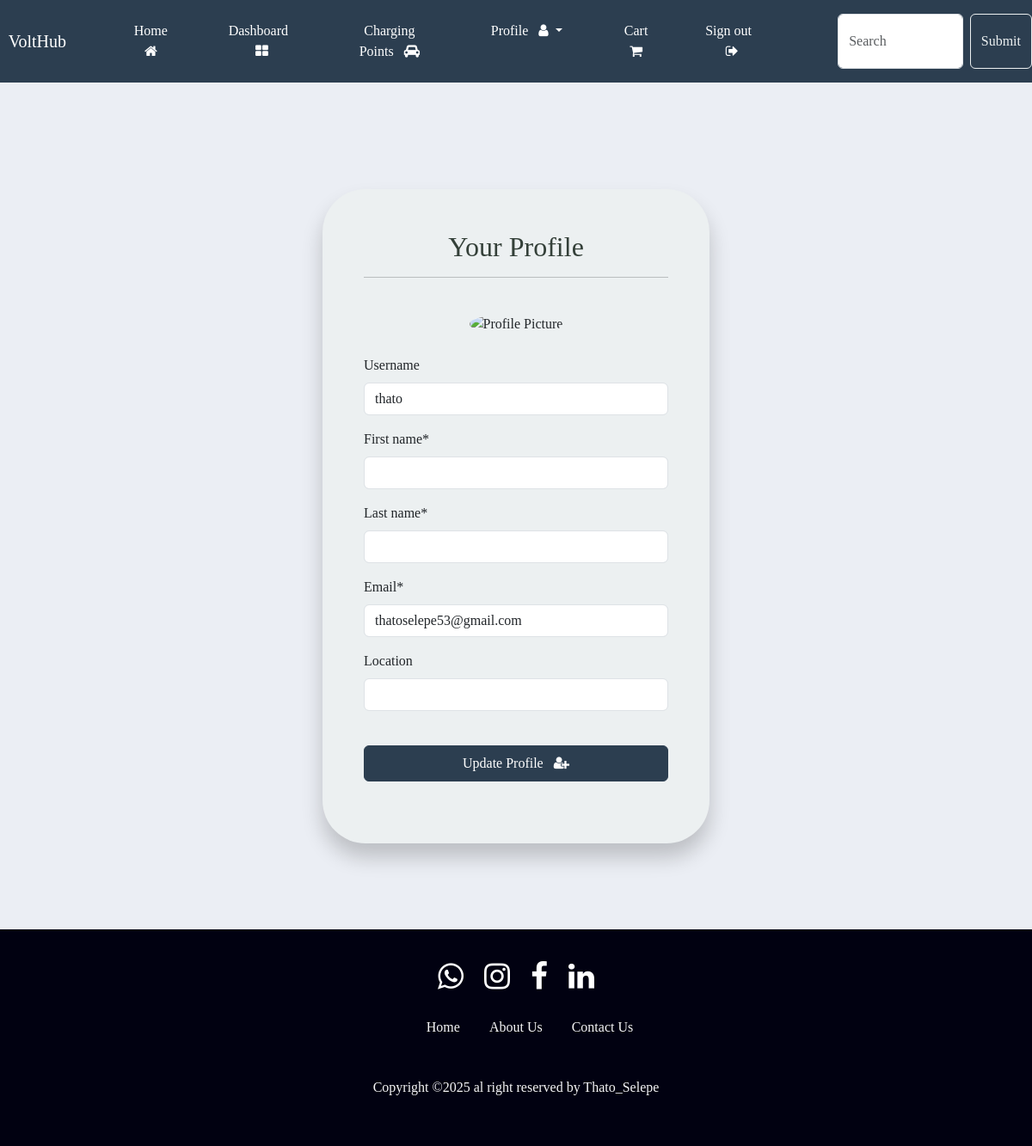
The page /profile (signed in) on the database as committed earlier.
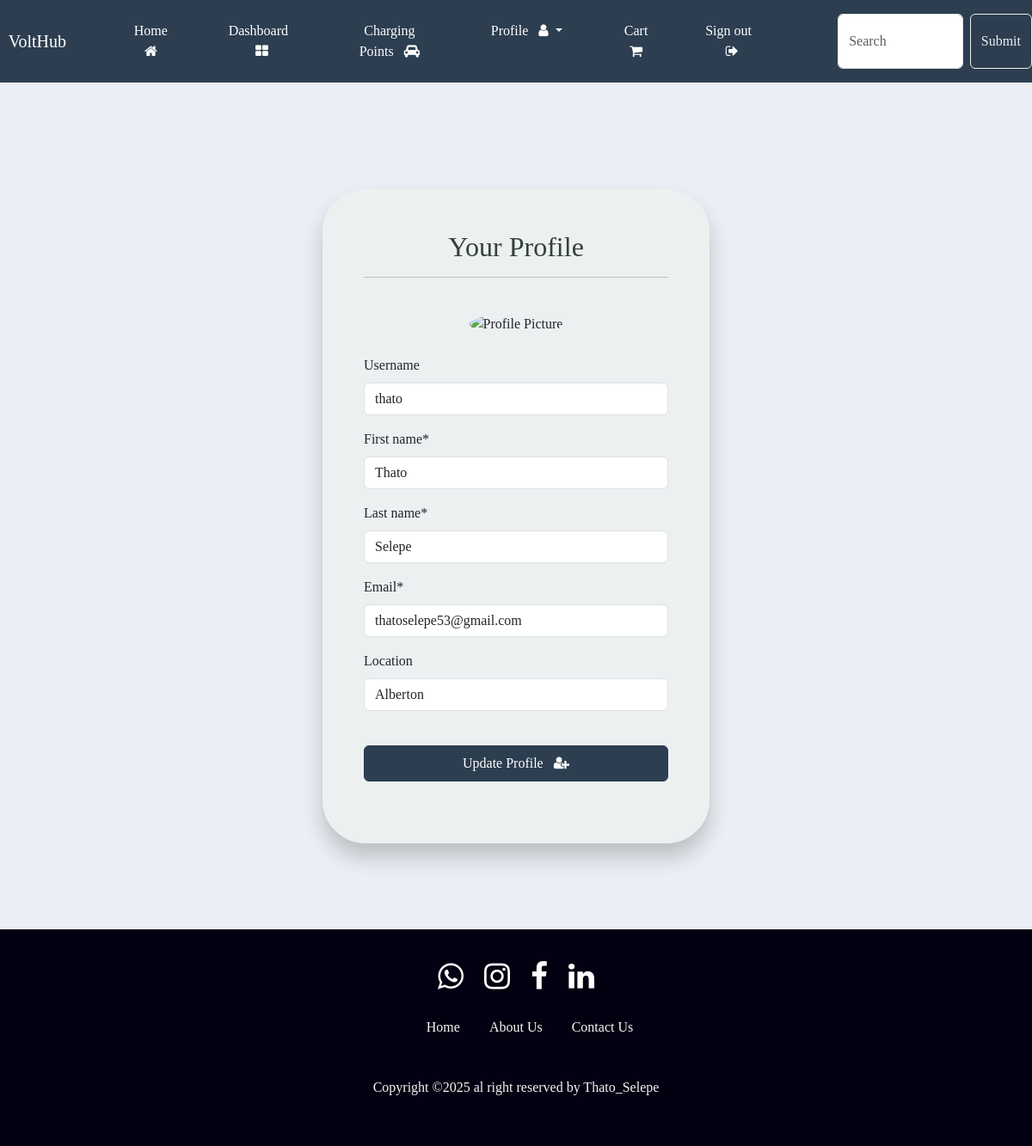
The same page on the database as committed later.
### charging_station/models.py (models this page shows, shortened)
class Profile(models.Model):
    username = models.CharField(max_length=50, unique=True, null=True, blank=True)
    first_name = models.CharField(max_length=50)
    last_name = models.CharField(max_length=50)
    email = models.EmailField(max_length=100, unique=True, blank=False)
    location = models.CharField(max_length=150, null=True, blank=True)
    profile_picture = models.ImageField(upload_to='profile_pictures/', null=True, blank=True)

### VoltHub/views.py (the view)
# urls.py: path('profile', views.profile, name="profile"),
@login_required(login_url='login')
def profile(request):
    try:
        user_profile = Profile.objects.get(username=request.user.username)
    except Profile.DoesNotExist:
        user_profile = Profile.objects.create(
            username=request.user.username,
            first_name=request.user.first_name,
            last_name=request.user.last_name,
            email=request.user.email
        )
    if request.method == 'POST':
        form = ProfileForm(request.POST, instance=user_profile)
        if form.is_valid():
            form.save()
            return redirect('profile')
    else:
        form = ProfileForm(instance=user_profile)
    context = {'form': form}
    return render(request, 'VoltHub/profile.html', context)

### VoltHub/forms.py
class ProfileForm(forms.ModelForm):
    class Meta:
        model = Profile
        fields = ['username', 'first_name', 'last_name', 'email', 'location']
        widgets = {
            'username': forms.TextInput(attrs={'readonly': 'readonly'}),
            'first_name': forms.TextInput(attrs={'readonly': 'readonly'}),
            'last_name': forms.TextInput(attrs={'readonly': 'readonly'}),
            'email': forms.EmailInput(attrs={'readonly': 'readonly'}),
            'location': forms.TextInput(attrs={'readonly': 'readonly'}),
        }

### VoltHub/templates/VoltHub/profile.html (shortened to what this page needs)
{% extends 'VoltHub/base.html' %}
{% load crispy_forms_tags %}
{% block content %}
<body>
    <div class="container bg-light shadow-md p-5 form-layout">
        <h3>Your Profile</h3>
        <hr>
        <br>
        <div class="text-center mb-4">
            <img src="{{ user.profile.profile_picture.url }}" alt="Profile Picture" class="rounded-circle" style="width: 150px; height: 150px; object-fit: cover;">
        </div>
        <form method="POST" enctype="multipart/form-data" autocomplete="off">
            {{ form|crispy }}
            <br>
            <button type="submit" class="btn btn-primary w-100 btn-block p-2">Update Profile &nbsp; <i class="fa fa-solid fa-user-plus" aria-hidden="true"></i></button>
        </form>
        <br>
    </div>
    {% include 'VoltHub/footer.html' %}
</body>
{% endblock %}

Rows that differ between the two databases and show on the page:
changed Profile "thato": first_name (not shown) → "Thato"; last_name (not shown) → "Selepe"; location (not shown) → "Alberton"
